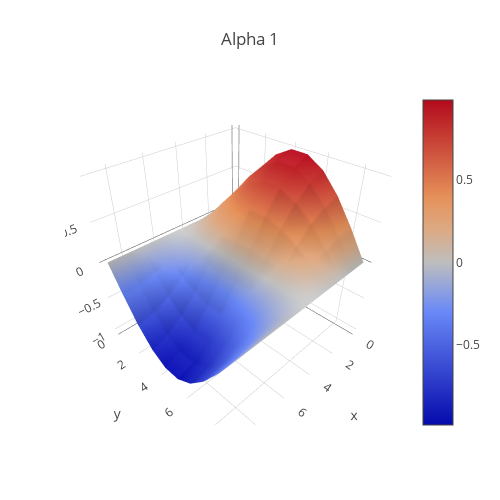
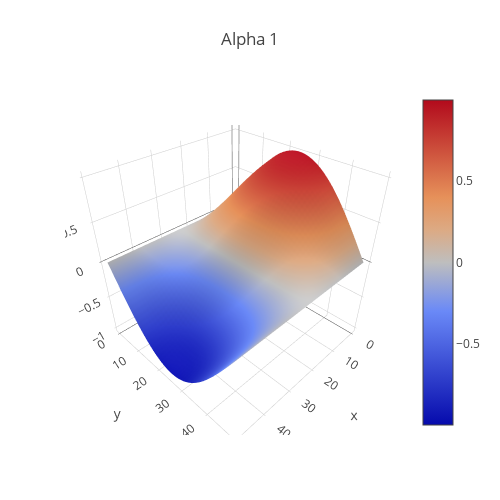
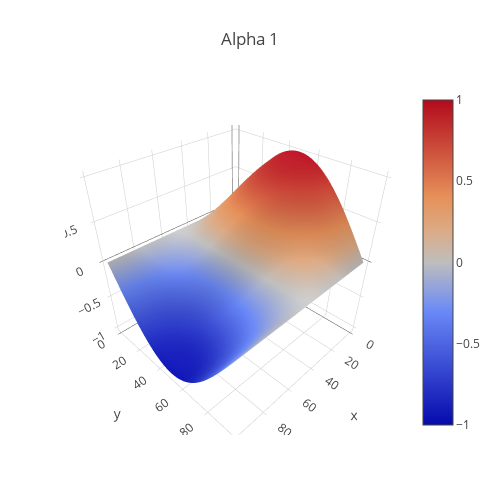

The notebook cell these images were saved under, in order:
### Markdown cell above
Собственно сам алгоритм

### Code cell
delta_Nx = {Nx:[] for Nx in NX}
t_max = 10

for Nx_ind in tqdm(range(len(NX))):
    x_range, y_range = np.linspace(0, 1, NX[Nx_ind]), np.linspace(0, 1, NX[Nx_ind])
    h_step= 1 / NX[Nx_ind]
    t = 1e-2
    
    # инициализируем начальные значения
    a, b, c, f, g = parametrs_initialisation_with_step(lambda_y, h_step)
    fi_matrix, d_matrix = first_matrix_initialisation_with_range(lambda_y, x_range, y_range)
 
    # обновляем матрицу fi
    while (t <= t_max):
        # получаем значение максимального отклонения для итерации, делаем шаг алгоритма
        max_delta, fi_matrix = alg_step_with_step(fi_matrix, d_matrix, a, b, c, f, g, lambda_y, NX[Nx_ind])
        
        delta_Nx[NX[Nx_ind]].append(abs(max_delta))
        d_matrix = - gamma * fi_matrix 
        t += tau_step 
            
    # отрисовываем график распределения температуры
    print_heat_distr(fi_matrix, 1)

### Figure 1 — Plotly figure (JSON) as saved in the notebook; plotly's stock layout.template omitted (floating-point values rounded to 4 significant figures)
{"data": [{"type": "surface", "z": [[0, 0, 0, 0, 0, 0, 0, 0, 0, 0], [0.342, 0.3141, 0.2558, 0.1669, 0.05798, -0.05798, -0.1669, -0.2558, -0.3141, -0.342], [0.6428, 0.5903, 0.4807, 0.3137, 0.109, -0.109, -0.3137, -0.4807, -0.5903, -0.6428], [0.866, 0.7954, 0.6476, 0.4227, 0.1468, -0.1468, -0.4227, -0.6476, -0.7954, -0.866], [0.9848, 0.9045, 0.7365, 0.4807, 0.1669, -0.1669, -0.4807, -0.7365, -0.9045, -0.9848], [0.9848, 0.9045, 0.7365, 0.4807, 0.1669, -0.1669, -0.4807, -0.7365, -0.9045, -0.9848], [0.866, 0.7954, 0.6476, 0.4227, 0.1468, -0.1468, -0.4227, -0.6476, -0.7954, -0.866], [0.6428, 0.5903, 0.4807, 0.3137, 0.109, -0.109, -0.3137, -0.4807, -0.5903, -0.6428], [0.342, 0.3141, 0.2558, 0.1669, 0.05798, -0.05798, -0.1669, -0.2558, -0.3141, -0.342], [1.225e-16, 1.151e-16, 9.381e-17, 6.123e-17, 2.127e-17, -2.127e-17, -6.123e-17, -9.381e-17, -1.151e-16, -1.225e-16]]}], "layout": {"autosize": false, "height": 500, "margin": {"b": 65, "l": 65, "r": 50, "t": 90}, "title": "Alpha 1", "width": 500}}

### Figure 2 — Plotly figure (JSON) as saved in the notebook; plotly's stock layout.template omitted (floating-point values rounded to 4 significant figures; data arrays with more than 128 entries replaced by an {"elided": "..."} marker saying what was removed)
{"data": [{"type": "surface", "z": {"elided": "50x50 float values"}}], "layout": {"autosize": false, "height": 500, "margin": {"b": 65, "l": 65, "r": 50, "t": 90}, "title": "Alpha 1", "width": 500}}

### Figure 3 — Plotly figure (JSON) as saved in the notebook; plotly's stock layout.template omitted (floating-point values rounded to 4 significant figures; data arrays with more than 128 entries replaced by an {"elided": "..."} marker saying what was removed)
{"data": [{"type": "surface", "z": {"elided": "100x100 float values"}}], "layout": {"autosize": false, "height": 500, "margin": {"b": 65, "l": 65, "r": 50, "t": 90}, "title": "Alpha 1", "width": 500}}
